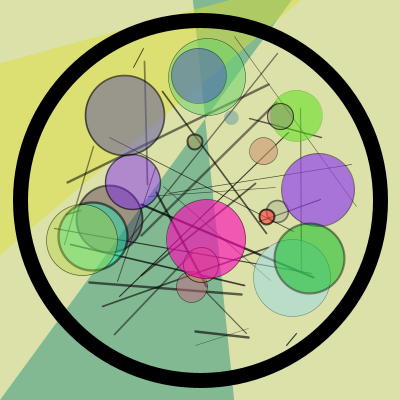
Frame 1 (no input)
Frame 60 (the mouse pressed at the canvas centre just before this capture): identical to frame 1, image omitted
Frame 120 (the mouse held since frame 60 and released just before this capture): identical to frame 1, image omitted

The Processing sketch that drew this single still picture (run headless with seeded random() and noise(); from frame 60 on, the mouse is pressed at the canvas centre):

// Processing sketch: Kandinsky_oop3_circles_classComplete
// ── Kandinsky_oop3_circles_classComplete.pde

lineSegment [] lineSegs = new lineSegment[30];
colorCircle [] circles = new colorCircle[20];
quadBand [] bands = new quadBand[2];

void setup()
{
  size(400,400);
  
  for(int i=0;i<lineSegs.length;i++)
  {
    float [] p0 = 
      randPosInCircle(200,200,170);
    float [] p1 = 
      randPosInCircle(200,200,170);
    lineSegs[i] = new lineSegment(
      p0[0],p0[1],
      p1[0],p1[1],
      random(0.5,2.5),
      color(0,random(100,200)) );
  }
  
  for(int i=0;i<circles.length;i++)
  {
    float [] rpos = randPosInCircle(200,200,130);
    circles[i] = new colorCircle(
      rpos[0],rpos[1],
      random(10,80),
      random(0.1,2.5),
      color(
        random(255),
        random(255),
        random(255),
        random(60,180)),
      color(
        0,
        random(100,200))) ;
  }
  
  
  float x0 = random(0,width/2);
  bands[0] = new quadBand(
    x0,0,
    random(x0,width),0,
    0,width,
    random(height/2,height),width,
    color(30,140,120,120));
  
  float x1 = random(width/2,width);
  float y1 = random(height/2,height);
  bands[1] = new quadBand(
    x1,0,
    random(x1,width),0,
    0,y1,
    0,random(0,y1),
    color(220,220,50,120));
  
}

void draw()
{
  background(220,225,170);
  
  for(int i=0;i<bands.length;i++)
  {
    bands[i].draw();
  }
  
  for(int i=0;i<lineSegs.length;i++)
  {
    lineSegs[i].draw();
  }
  
  noFill();
  stroke(0);
  strokeWeight(15);
  ellipse(width/2,height/2,360,360);
  
  
  for(int i=0;i<circles.length;i++)
  {
    circles[i].draw();
  }
  
}
// ── Utils.pde

float [] randPosInCircle(
  float x, float y, float radius)
{
  float [] pos = new float[2];
  
  boolean inCircle = false;
  do
  {
    float rx = random(x-radius,x+radius);
    float ry = random(y-radius,y+radius);
    
    float distToCenter = dist(rx,ry,x,y);
    inCircle = distToCenter<=radius;
    
    pos[0] = rx;
    pos[1] = ry;
  }
  while(!inCircle);
  
  return pos;
}
// ── colorCircle.pde
class colorCircle
{
  // ****** properties ********* 
  float x,y,radius;
  float edgeWidth;
  color fillColor;
  color edgeColor;
  
  // ****** behaviors *********
  // initialize
  colorCircle(
    float xx, float yy, 
    float r,
    float edgeWd, 
    color fColor,
    color eColor)
  {
    x = xx;
    y = yy;
    radius = r;
    edgeWidth = edgeWd;
    fillColor = fColor;
    edgeColor = eColor;
  }
  // display
  void draw()
  {
    fill(fillColor);
    stroke(edgeColor);
    strokeWeight(edgeWidth);
    
    ellipse(
      x,
      y,
      radius,
      radius);
  }
  
}
// ── lineSegment.pde
class lineSegment
{
  // ****** properties ********* 
  float x0,y0,x1,y1;
  float lineWidth;
  color lineColor;
  
  // ****** behaviors *********
  // initialize
  lineSegment(
    float xx0, float yy0,
    float xx1, float yy1,
    float lineWd, 
    color lineCr)
  {
      x0 = xx0;
      y0 = yy0;
      x1 = xx1;
      y1 = yy1;
      lineWidth = lineWd;
      lineColor = lineCr;
  }
  
  // display
  void draw()
  {
    stroke(lineColor);
    strokeWeight(lineWidth);
    line(x0,y0,x1,y1);
  }
  
  
}
// ── quadBand.pde
class quadBand
{
  // ****** properties ********* 
  float [][] vertices;
  color bandColor;
  
  // ****** behaviors *********
  quadBand(
    float x0, float y0,
    float x1, float y1,
    float x2, float y2,
    float x3, float y3,
    color cr)
  {
    vertices = new float[4][2];
    vertices[0][0] = x0;
    vertices[0][1] = y0;
    vertices[1][0] = x1;
    vertices[1][1] = y1;
    vertices[2][0] = x2;
    vertices[2][1] = y2;
    vertices[3][0] = x3;
    vertices[3][1] = y3;
    
    bandColor = cr;
  }
  
  void draw()
  {
    noStroke();
    fill(bandColor);
    quad(
      vertices[0][0],vertices[0][1],
      vertices[1][0],vertices[1][1],
      vertices[2][0],vertices[2][1],
      vertices[3][0],vertices[3][1]);
  }
  
}
